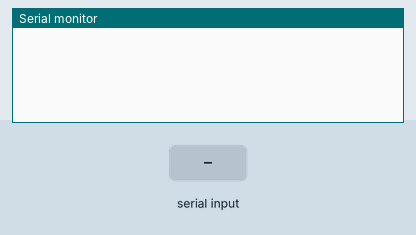
Recording of a sketch running on a simulated Arduino Uno, built with avr-gcc and run on an emulated ATmega328P. Shown: the last lines printed to the serial monitor. The inputs (shaded band) are chosen by the test bench. EEPROM starts erased.

Above: at 1.2 s.
1.3 s: "read 1\n" received over Serial
At 3.0 s:
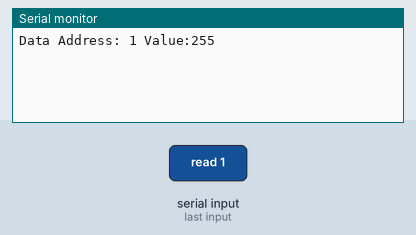
3.8 s: "write 1\n" received over Serial
At 6.1 s:
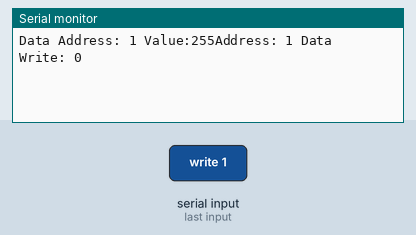

The sketch:

Week-3_EEPROM.ino
```cpp
#include <EEPROM.h>

int add = 0;
int val;

void setup(void)
{
    Serial.begin(9600);
}

void loop(void)
{
    String str = "";
    str = Serial.readString();

    if(str.startsWith("read")){
        add = str.substring(str.indexOf(' ') + 1).toInt();
        Serial.println();
  Serial.print("Data Address: ");
        Serial.print(add);
        Serial.print(" Value:");
        Serial.print(EEPROM.read(add));
    }
    else if(str.startsWith("write")){
        add = str.substring(6, 7).toInt();
        val = str.substring(8, str.length()).toInt();
        Serial.print("Address: ");
        Serial.print(add);
        Serial.print(" Data Write: ");
        Serial.println(val);
        EEPROM.write(add, val);
    }
}
```

Measured:
- after the input at 1.3 s, the serial monitor: prints a new line after 1.0 s (image 1)
- after the input at 3.8 s, the serial monitor: prints a new line after 1.0 s (image 2)
